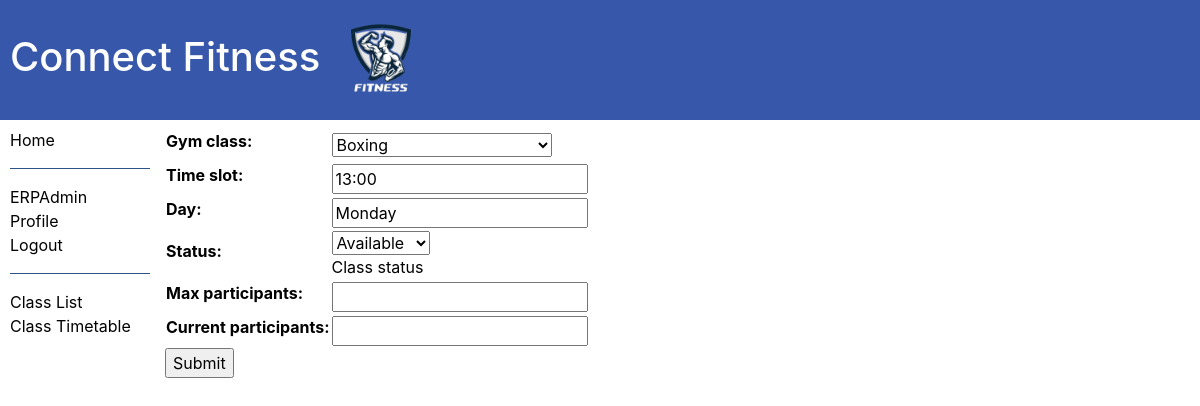
Page /ERP/timetable_class/9/update (signed in) on the committed database.
### ERP/models.py (models this page shows, shortened)
class timetable_class_instance(models.Model):
    gym_class = models.ForeignKey('Gym_class', on_delete=models.RESTRICT, null=True, blank = True)
    time_slot = models.CharField(max_length=5, null=True, blank=True)
    day = models.CharField(max_length = 10,null=True, blank = True)
    Class_status =(
        ("a", "Available"),
        ("c", "Cancelled"),
        ("h", "On Hold"),
    )
    status = models.CharField(max_length=1,choices=Class_status,blank=False,
                              default="a", help_text="Class status")
    max_participants = models.CharField(max_length = 2, null = True , blank = True)
    current_participants = models.CharField(max_length = 2, null = True, blank = True)
    class Meta:
        ordering = ['time_slot', 'day']

### ERP/views.py (the view)
# urls.py: path("timetable_class/<int:pk>/update", views.timetable_class_instace_update.as_view(), name="update_timetable_class"),
class timetable_class_instace_update(StaffUserRequiredMixin, generic.UpdateView):
    model = timetable_class_instance
    fields = "__all__"
    template_name= "update_timetable_class.html"
    success_url = reverse_lazy('timetable')

### ERP/models.py (called while the page is built)
    def __str__(self):
        return self.title

### ERP/views.py (called while the page is built)
    @classmethod
    def as_view(cls, **kwargs):
        view = super().as_view(**kwargs)
        return user_passes_test(lambda u: u.is_staff)(view)

### ERP/templates/update_timetable_class.html (shortened to what this page needs)
{% extends "base_generic.html" %}
{% block content %}
<form action="" method="post">
  <table>
    {{ form.as_table }}
  </table>
  <input type="submit" value="Submit" />
</form>
{% endblock %}

### ERP/templates/base_generic.html (shortened to what this page needs)
<!DOCTYPE html>
<html lang="en">
<head>
{% load static %}
  <h1 style="text-align:left; padding: 10px; color: #ffffff"><a class = "ex3" href="{% url 'index' %}"> Connect Fitness <img loading="lazy" src="{% static 'ERP/logo.webp' %}" alt="Image_Missing" height = 100px></a></h1>
  <link rel="stylesheet" href="https://cdn.jsdelivr.net/npm/bootstrap@4.5.3/dist/css/bootstrap.min.css">
  <link rel="stylesheet" href="{% static 'css/styles.css' %}">
</head>
<body style="background-color:#ffffff;">
  <div class="container-fluid">
    <div class="row">
      <div class="col-sm-1.1">
      {% block sidebar %}
        <ul class="sidebar-nav">
          <a class = "ex1" href="{% url 'index' %}">Home</a>
          <br>
          {% if user.is_authenticated %}
          <hr>
          <div style="color:#000000;" class = "ex2">{{ user.get_username }}</div>
          <div><a class = "ex1" href = "{% url 'user_profile_detail' user.pk|add:'-1' %}">Profile</a></div>
          <a class = "ex1"href="{% url 'logout'%}?next={{request.path}}">Logout</a>
          <hr>
          {% else %}
          <hr>
          <a class = "ex1" href="{% url 'login'%}?next={{request.path}}">Login</a>
          <hr>
          {% endif %}
          <a class = "ex1" href="{% url 'gym_classes' %}">Class List</a>
          <br>
          <a class = "ex1" href="{% url 'timetable' %}">Class Timetable</a>
        </ul>
     {% endblock %}
      </div>
      <div class="col-sm-10 ">{% block content %}{% endblock %}</div>
    </div>
  </div>
</body>
</html>

### ERP/templates/base_generic.html (style rules this page uses)
html { background-color: #ffffff; }
body { visibility: visable; opacity: 1; background-color: #000000; }
hr { background-color: #325d94 }
div { color: #000000 }
h1 { color: #ffffff; background-color: #3657aa; }
a { color: #000000 }
a.ex1:visited, a.ex1:link { padding-right: 0px; padding-left: 0px; padding-top: 0px; padding-bottom: 0px; width :140px; display:inline-block; color: #000000; }
div.ex2 { color: black; padding-left: 0px; }
a.ex3 { color: #ffffff }
ul.sidebar-nav { padding-inline-start: 10px; }

### rows in the picture
timetable_class_instance: gym_class "Boxing", time_slot "13:00", day "Monday", status "Available"

### other values in the picture
{{ user.get_username }} "ERPAdmin"
